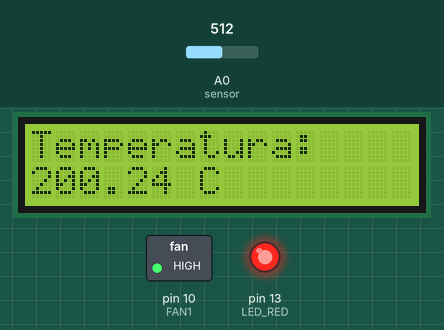
Recording of a sketch running on a simulated Arduino Uno, built with avr-gcc and run on an emulated ATmega328P. On the bench: 16×2 character LCD, switched loads named in the sketch (green lamp = pin HIGH), output pins drawn as LEDs (lit = HIGH). Inputs (shaded band) come from the test bench; at power-on: A0 (sensor) = 512. What the sketch prints to the serial monitor is not drawn.

Above: at 1.2 s.
1.3 s: A0 (sensor) set to 170
At 2.8 s:
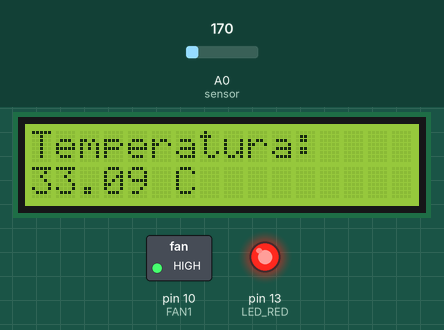
4.0 s: A0 (sensor) set to 147
At 4.5 s:
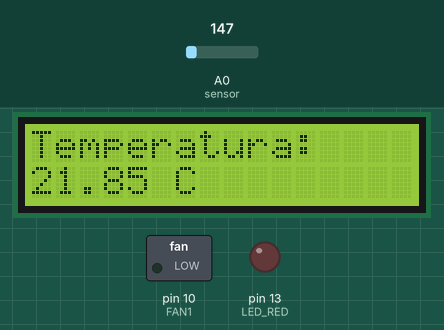
6.7 s: A0 (sensor) set to 131
At 9.2 s:
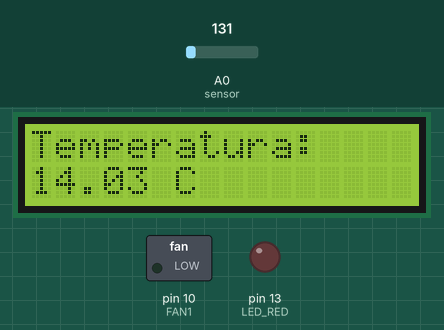
9.5 s: A0 (sensor) set to 124
At 10.9 s:
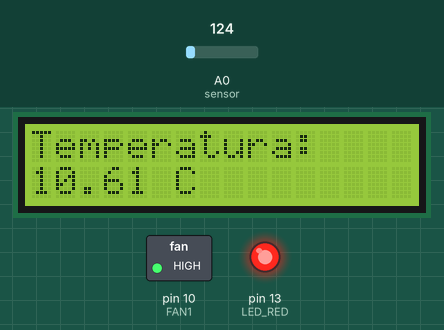
12.2 s: A0 (sensor) set to 15
At 15.0 s:
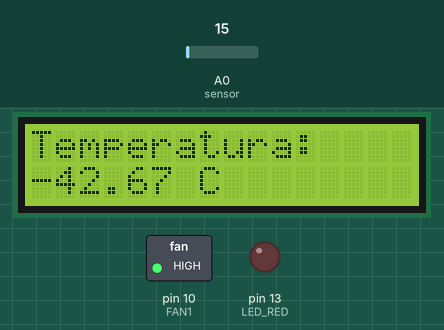
Timing chart, 0 to 19.1 s (numbered marks = the images above; inputs shaded):
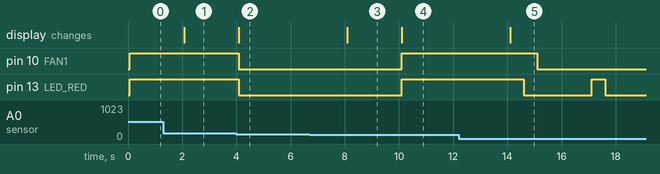

The sketch:

lcd_temp.ino
```cpp
#include <LiquidCrystal.h>
int const LED_RED = 13;
int const FAN1 = 10;
int const sensor = A0;
LiquidCrystal lcd_1(12, 11, 5, 4, 3, 2);

int sensor_value = 0;
float temperature;

void setup()
{
  pinMode (LED_RED, OUTPUT);
  pinMode (FAN1, OUTPUT);
  lcd_1.begin(16, 2);
  Serial.begin(9600);
}

void loop(){

  sensor_value = analogRead(sensor);
  temperature = (((sensor_value * (5.0 / 1023.0)) * 100.0)-50.0);
  Serial.print(" Temperature (°C): ");
  Serial.println(temperature);

  lcd_1.clear();
  lcd_1.setCursor(0, 0);
  lcd_1.print("Temperatura:");
  lcd_1.setCursor(0, 1);
  lcd_1.print(temperature);
  lcd_1.print(" C");

if(temperature <= 10 ){
    digitalWrite(LED_RED, HIGH);
    delay(500);
    digitalWrite(LED_RED, LOW);
    delay(500);
    digitalWrite(FAN1, LOW);
}else if(temperature > 11 and temperature <= 25 ){
    digitalWrite(LED_RED, LOW);
    digitalWrite(FAN1, LOW);
}else {
	digitalWrite(LED_RED, HIGH);
    digitalWrite(FAN1, HIGH);
}
  delay(2000);
}
```

Measured:
- the behaviour switches between 154 and 153 on A0 (sensor) (found by bisection; images 1 and 2)
- the behaviour switches between 125 and 124 on A0 (sensor) (found by bisection; images 3 and 4)
- after the input at 1.3 s, the display: changes after 0.78 s (image 1)
- after the input at 4.0 s, pin 10 (FAN1), pin 13 (LED_RED): HIGH → LOW after 0.08 s; the display: changes after 0.08 s (image 2)
- after the input at 6.7 s, the display: changes after 1.4 s (image 3)
- after the input at 9.5 s, pin 10 (FAN1), pin 13 (LED_RED): LOW → HIGH after 0.60 s; the display: changes after 0.60 s (image 4)
- after the input at 12.2 s, pin 10 (FAN1): HIGH → LOW after 2.9 s; pin 13 (LED_RED): HIGH → LOW after 2.4 s, → HIGH 2.5 s later, → LOW 0.50 s later; the display: changes after 1.9 s (image 5)
